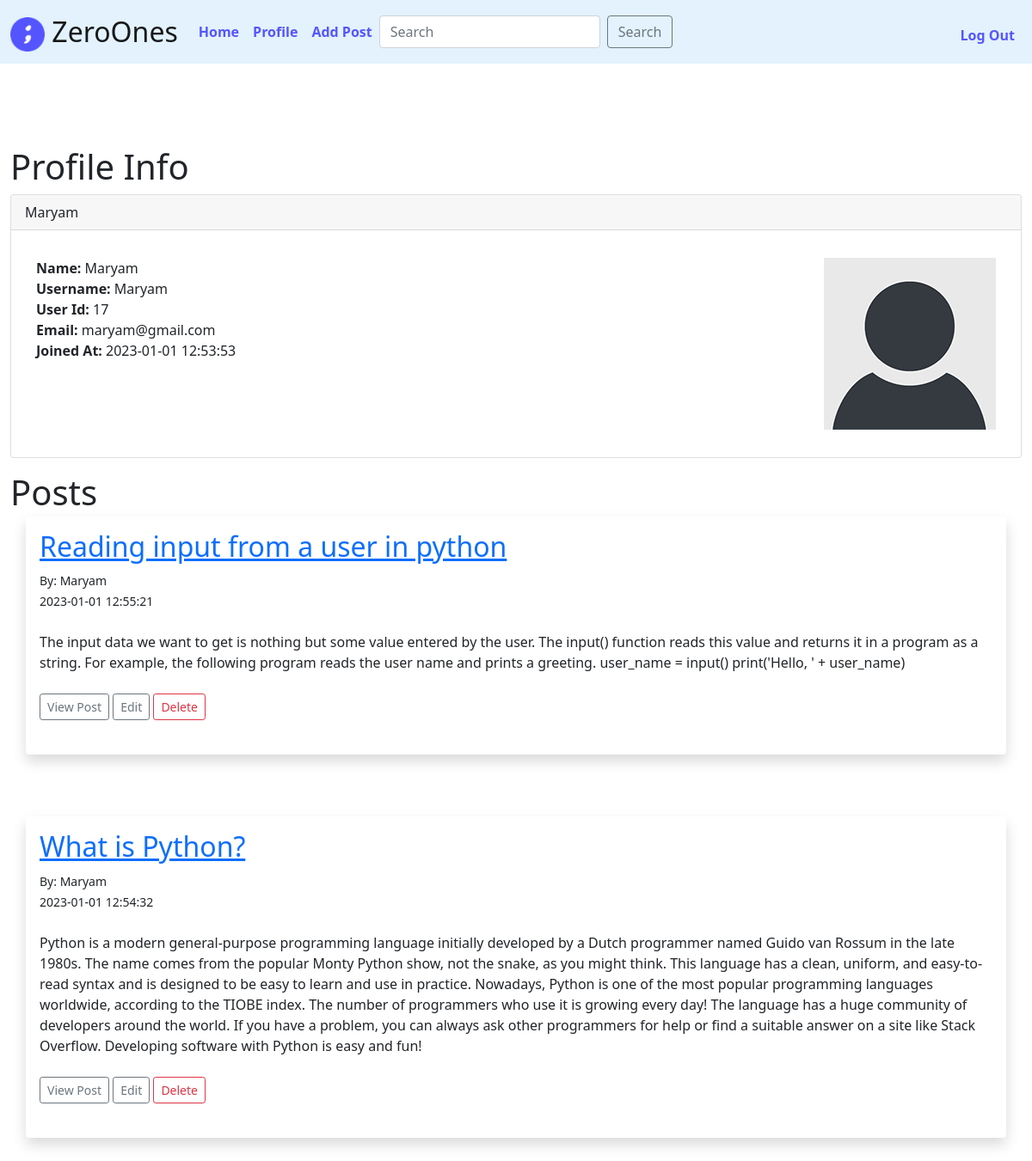
/user (signed in), run on the app's committed database.
### tables this page shows
CREATE TABLE users (id INTEGER PRIMARY KEY AUTOINCREMENT NOT NULL, name TEXT NOT NULL,email TEXT NOT NULL UNIQUE ,hash TEXT NOT NULL,date_joined DATETIME);

CREATE TABLE posts(post_id INTEGER PRIMARY KEY AUTOINCREMENT NOT NULL,title TEXT NOT NULL, tag TEXT NOT NULL UNIQUE, author_id INTEGER NOT NULL,author TEXT NOT NULL, content TEXT NOT NULL ,date_posted DATETIME,FOREIGN KEY(author_id) REFERENCES users(id));

### app.py (the view)
@app.route("/user")
def user():
   rows = db.execute("SELECT * FROM users WHERE id = ?", session["user_id"])
   user = rows[0]
   posts = db.execute("SELECT * FROM posts WHERE author_id = ? ORDER BY date_posted DESC", session["user_id"])
   if len(posts) >=1:
    return render_template("user.html",user=user, posts=posts)
   else:
    return render_template("user.html", user=user)

### app.py (called while the page is built)
@app.after_request
def after_request(response):
    response.headers["Cache-Control"] = "no-cache, no-store, must-revalidate"
    response.headers["Expires"] = 0
    response.headers["Pragma"] = "no-cache"
    return response

### templates/user.html (shortened to what this page needs)
{% extends 'layout.html' %}
{% block main2 %}
{% if session["user_id"]%}
<h1>Profile Info </h1>
<div class="card ">
  <div class="card-header">
    {{ user.name }}
  </div>
  <div class="card-body">
    <p class="card-text">
        <div class="container">
            <div class="row">
                <div class="col-8">
                    <strong>Name:</strong>
                    {{ user.name }}<br/>
                    <strong>Username:</strong>
                    {{ user.name }}<br/>
                    <strong>User Id:</strong>
                    {{ user.id }}<br/>
                    <strong>Email:</strong>
                    {{ user.email }}<br/>
                    <strong>Joined At:</strong>
                    {{ user.date_joined }}<br/>
                </div>
                <div class="col-4">
                    <img src="{{ url_for('static', filename='/default_profile.png')}}" width="200" align="right">
                </div>
            </div>
        </div>
    </p>
  </div>
</div>
    <h1 class="mt-3 mb-1">Posts</h1>
    {% for post in posts %}
<div class="shadow p-3 mb-5 bg-body rounded container-md">
	<h2><a href="{{ url_for('post', id=post.post_id)}}">{{ post.title }}</a></h2>
	<small>By: {{ post.author }}<br/>
		{{ post.date_posted }}</small> <br/><br/>
	{{ post.content|safe }}
	<br/><br/>
	<a href="{{ url_for('post', id=post.post_id)}}" class="btn btn-outline-secondary btn-sm">View Post</a>
	{% if post.author_id == session["user_id"] %}
	<a href="{{ url_for('edit_post', id=post.post_id)}}" class="btn btn-outline-secondary btn-sm">Edit</a>
	<a href="{{ url_for('delete_post', id=post.post_id)}}" class="btn btn-outline-danger btn-sm">Delete</a>
	{% endif %}
	<br/><br/>
</div>
<br/>
{% endfor %}
{%else %}
<h1>PLease Login First</h1>
<a href="/login">Log in</a>
<h1>if you did not register yet</h1>
<a href="/register"></a>
{% endif %}
{% endblock %}

### data on the page
users: name "Maryam", id "17", email "maryam@gmail.com", date_joined "2023-01-01 12:53:53"
posts: title "Reading input from a user in python", author "Maryam", date_posted "2023-01-01 12:55:21", content "The input data we want to get is nothing but some value entered by the user. The input() function reads this value and returns it in a program as a string. For example, the following program reads the user name and prints a greeting. user_name = input() print('Hello, ' + user_name)"
posts: title "What is Python?", author "Maryam", date_posted "2023-01-01 12:54:32", content "Python is a modern general-purpose programming language initially developed by a Dutch programmer named Guido van Rossum in the late 1980s. The name comes from the popular Monty Python show, not the snake, as you might think. This language has a clean, uniform, and easy-to-read syntax and is designed to be easy to learn and use in practice. Nowadays, Python is one of the most popular programming languages worldwide, according to the TIOBE index. The number of programmers who use it is growing every day! The language has a huge community of developers around the world. If you have a problem, you can always ask other programmers for help or find a suitable answer on a site like Stack…"
